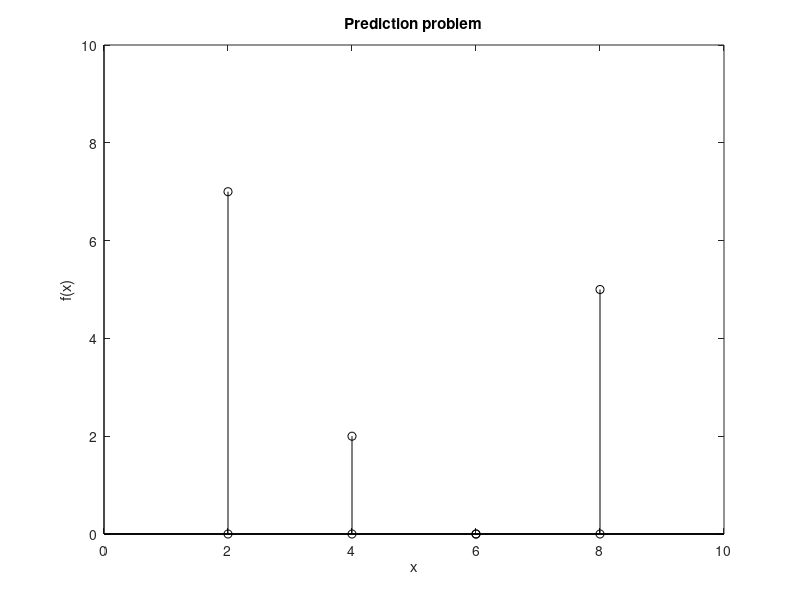

The MATLAB source for this figure:
% GP Illustration

%display
figure(1)
plot([0 10],[0 0],'k'); hold on
plot([0 0],[0 10],'k');
stem([2 2],[0 7],'k');
stem([4 4],[0 2],'k');
stem([8 8],[0 5],'k');
plot([6 6],[0 0],'ko');
title('Prediction problem')
xlabel('x'); ylabel('f(x)');
